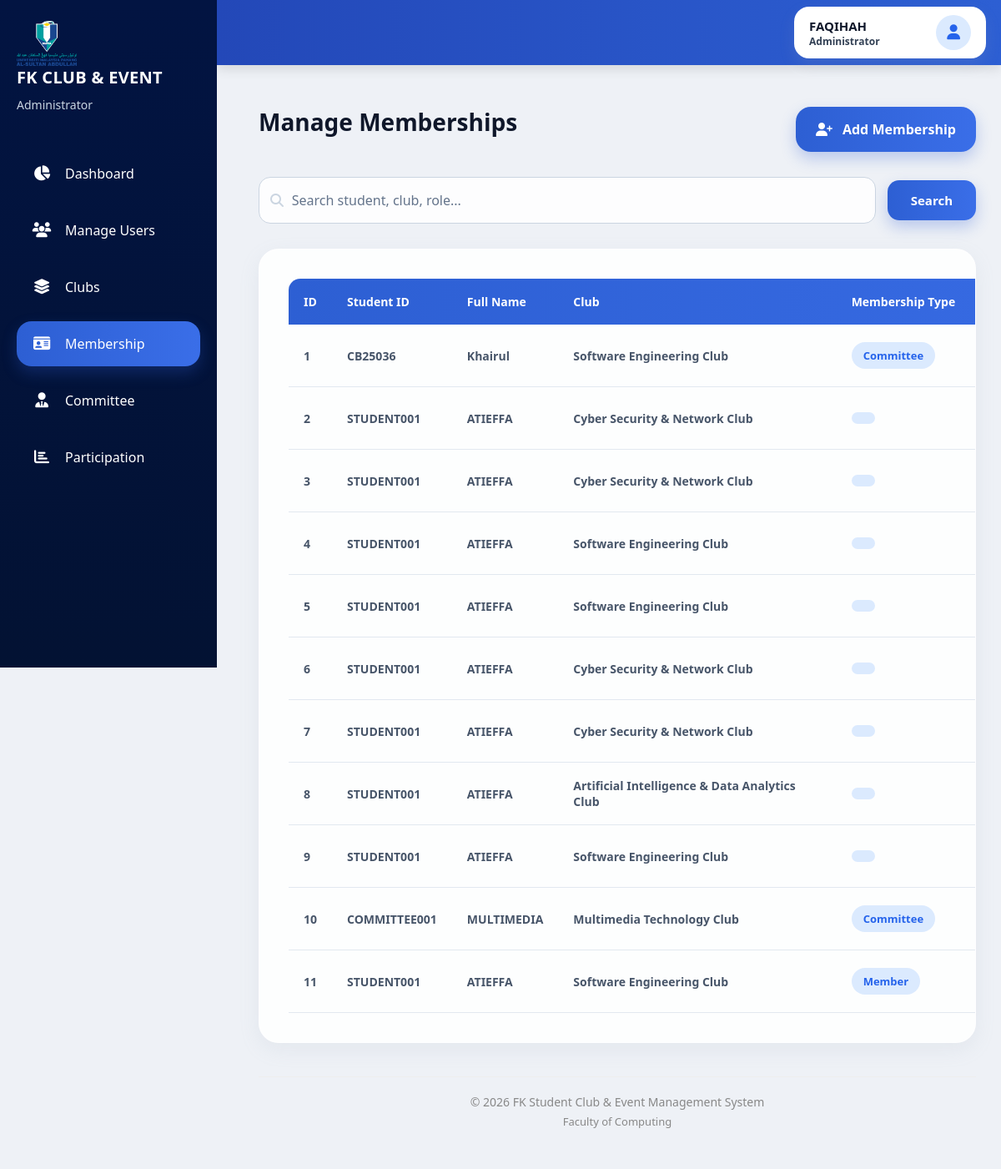
Before: /Project_FK_Club/Admin/manage_memberships.php (signed in) with the older database file.
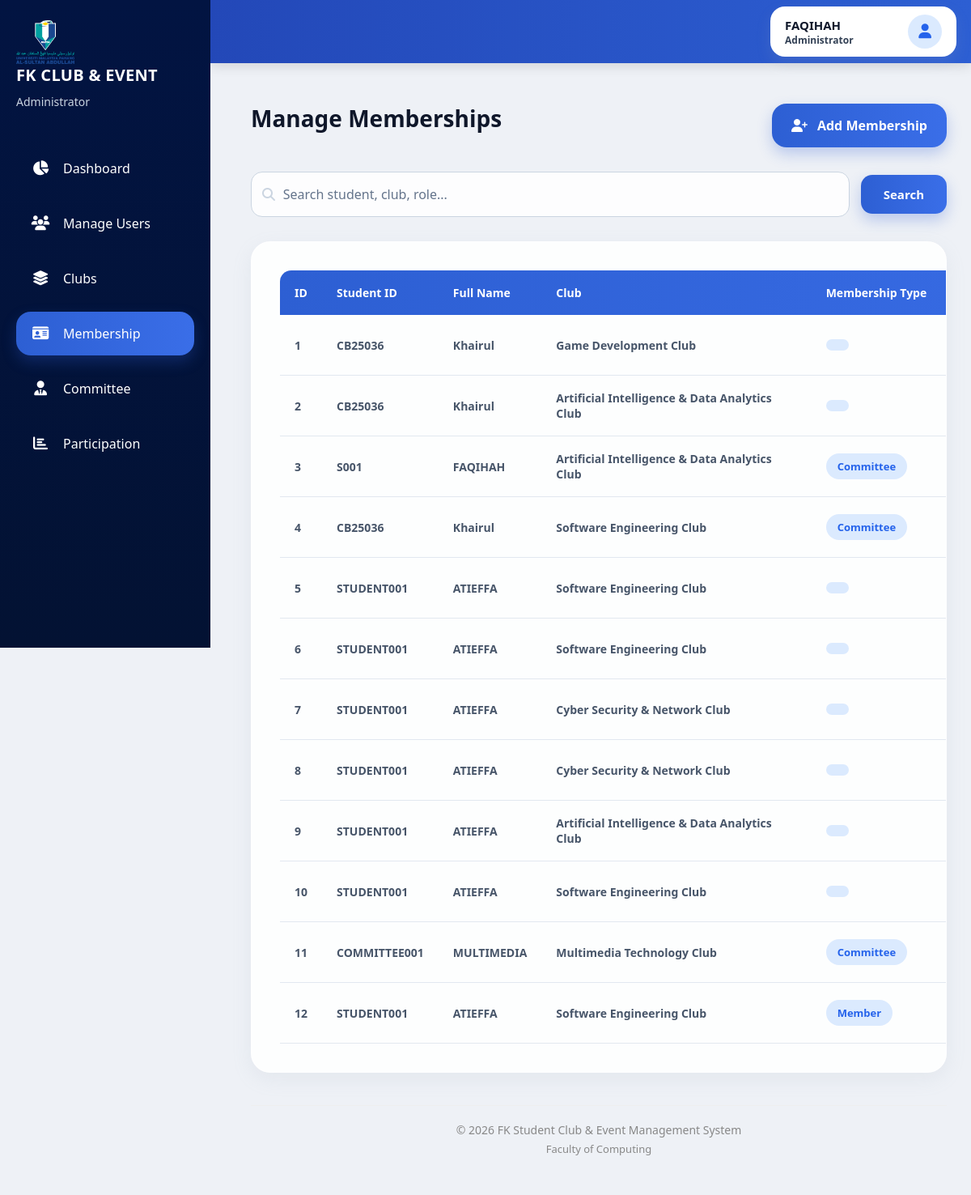
After: the same page with the newer database file.
### tables this page shows
CREATE TABLE `memberships` (
  `membership_id` int(11) NOT NULL,
  `user_id` int(11) NOT NULL,
  `club_id` int(11) NOT NULL,
  `membership_type` enum('member','committee') DEFAULT 'member',
  `committee_role` varchar(50) DEFAULT NULL,
  `joined_date` timestamp NOT NULL DEFAULT current_timestamp(),
  `membership_status` varchar(50) DEFAULT 'Active'
);

CREATE TABLE `users` (
  `user_id` int(11) NOT NULL,
  `student_id` varchar(20) DEFAULT NULL,
  `full_name` varchar(100) NOT NULL,
  `email` varchar(100) NOT NULL,
  `phone` varchar(20) DEFAULT NULL,
  `password` varchar(255) NOT NULL,
  `role` enum('admin','student','committee') NOT NULL,
  `profile_image` varchar(255) DEFAULT 'default.png',
  `reset_token` varchar(255) DEFAULT NULL,
  `created_at` timestamp NOT NULL DEFAULT current_timestamp(),
  `bio` text DEFAULT NULL
);

CREATE TABLE `clubs` (
  `club_id` int(11) NOT NULL,
  `club_name` varchar(100) NOT NULL,
  `description` text DEFAULT NULL,
  `advisor_name` varchar(100) DEFAULT NULL,
  `status` enum('Active','Inactive') DEFAULT 'Active',
  `created_at` timestamp NOT NULL DEFAULT current_timestamp()
);

### Project_FK_Club/Admin/manage_memberships.php (the view, shortened to what this page needs)
<?php
include '../db_connect.php';
$search = "";
$whereClause = "";
$query = "
    SELECT memberships.*,
           users.full_name,
           users.student_id,
           users.email,
           clubs.club_name
    FROM memberships
    JOIN users ON memberships.user_id = users.user_id
    JOIN clubs ON memberships.club_id = clubs.club_id
    $whereClause
    ORDER BY memberships.joined_date DESC
";
$result = mysqli_query($conn, $query);
?>
<?php include '../Includes/header_admin.php'; ?>
<?php include '../Includes/sidebar_admin.php'; ?>
<div class="main-content">
    <div class="page-header">
        <h1>Manage Memberships</h1>
        <a href="add_membership.php" class="add-btn">
            <i class="fa-solid fa-user-plus"></i>
            Add Membership
        </a>
    </div>
    <form method="GET" class="search-form">
        <input type="text"
               name="search"
               placeholder="     Search student, club, role..."
               value="<?php echo htmlspecialchars($search); ?>">
        <button type="submit">
            <i class="fa-solid fa-magnifying-glass"></i>
            Search
        </button>
    </form>
<div class="table-container">
    <table>
        <thead>
            <tr>
                <th>ID</th>
                <th>Student ID</th>
                <th>Full Name</th>
                <th>Club</th>
                <th>Membership Type</th>
                <th>Committee Role</th>
            </tr>
        </thead>
        <tbody>
        <?php if ($result && mysqli_num_rows($result) > 0): ?>
            <?php
            $counter = 1;
            while ($row = mysqli_fetch_assoc($result)):
            ?>
                <tr>
                    <td><?php echo $counter++; ?></td>
                    <td><?php echo htmlspecialchars($row['student_id']); ?></td>
                    <td><?php echo htmlspecialchars($row['full_name']); ?></td>
                    <td><?php echo htmlspecialchars($row['club_name']); ?></td>
                    <td>
                        <span class="membership-badge">
                            <?php echo ucfirst($row['membership_type']); ?>
                        </span>
                    </td>
                    <td>
                    </td>
                </tr>
            <?php endwhile; ?>
        <?php endif; ?>
        </tbody>
    </table>
</div>
<?php include '../Includes/footer.php'; ?>

### Project_FK_Club/Includes/header_admin.php (shortened to what this page needs)
<?php
$user_name = isset($_SESSION['full_name'])
    ? htmlspecialchars($_SESSION['full_name'])
    : 'Admin';
$user_role = 'Administrator';
?>
<!DOCTYPE html>
<html lang="en">
<head>
    <link rel="stylesheet"
    href="../CSS/admin.css">
    <link rel="stylesheet"
    href="../CSS/manage_users.css">
    <link rel="stylesheet"
    href="../CSS/add_user.css">
    <link rel="stylesheet"
    href="../CSS/manage_memberships.css">
    <link rel="stylesheet"
    href="../CSS/add_membership.css">
    <link rel="stylesheet"
    href="../CSS/edit_membership.css">
    <link rel="stylesheet"
    href="../CSS/profile_admin.css">
    <link rel="stylesheet"
    href="../CSS/event_reports.css">
    <link rel="stylesheet"
    href="../CSS/manage_clubs.css">
    <link rel="stylesheet"
    href="../CSS/manage_comm.css">
    <link rel="stylesheet"
    href="../CSS/participant_points.css">
    <link rel="stylesheet"
    href="../CSS/attendance_dashboard.css">
    <link rel="stylesheet"
    href="../CSS/add_comm.css">
    <link rel="stylesheet" href="../CSS/manage_event_attendance.css">
    <link rel="stylesheet"
    href="https://cdnjs.cloudflare.com/ajax/libs/font-awesome/6.5.2/css/all.min.css">
    <link rel="stylesheet"
    href="https://cdnjs.cloudflare.com/ajax/libs/font-awesome/6.5.1/css/all.min.css">
</head>
<div class="topbar">
    <div class="profile-menu">
        <button type="button"
        class="profile-btn"
        id="profileButton">
            <div class="profile-info">
                <span class="profile-name">
                    <?php echo $user_name; ?>
                </span>
                <span class="profile-role">
                    <?php echo $user_role; ?>
                </span>
            </div>
            <div class="profile-icon">
                <i class="fa-solid fa-user"></i>
            </div>
        </button>
    </div>
</div>

### Project_FK_Club/Includes/sidebar_admin.php
<?php
$current_page = basename($_SERVER['PHP_SELF']);
?>
<div class="sidebar">
    <div class="sidebar-logo">
                <img src="../uploads/logo_umpsa.png" alt="Club Logo" style="width: 72px; height: auto; object-fit: contain; align-self: center;">
        <h2>
            FK CLUB & EVENT
        </h2>
        <span>
            Administrator
        </span>
    </div>
    <div class="sidebar-menu">
        <a href="dashboard_admin.php"
        class="<?php echo ($current_page === 'dashboard_admin.php') ? 'active' : ''; ?>">
            <i class="fa-solid fa-chart-pie"></i>
            Dashboard
        </a>
        <a href="manage_users.php" class="<?php echo ($current_page === 'manage_users.php') ? 'active' : ''; ?>">
            <i class="fa-solid fa-users"></i>
            Manage Users
        </a>
        <a href="manage_clubs.php" class="<?php echo ($current_page === 'manage_clubs.php') ? 'active' : ''; ?>">
            <i class="fa-solid fa-layer-group"></i>
            Clubs
        </a>
        <a href="manage_memberships.php" class="<?php echo ($current_page === 'manage_memberships.php') ? 'active' : ''; ?>">
            <i class="fa-solid fa-id-card"></i>
            Membership
        </a>
        <a href="manage_committee.php" class="<?php echo ($current_page === 'manage_committee.php') ? 'active' : ''; ?>">
            <i class="fa-solid fa-user-tie"></i>
            Committee
        </a>
        <a href="participation_dashboard.php" class="<?php echo ($current_page === 'participation_dashboard.php') ? 'active' : ''; ?>">
            <i class="fa-solid fa-chart-bar"></i>
            Participation
        </a>
    </div>
</div>

### Project_FK_Club/Includes/footer.php (shortened to what this page needs)
<footer class="footer">
    <p>
        © 2026 FK Student Club & Event Management System
    </p>
    <span>
        Faculty of Computing
    </span>
</footer>
</body>
</html>

### Project_FK_Club/CSS/admin.css (style rules this page uses)
* { margin: 0; padding: 0; box-sizing: border-box; font-family: 'Segoe UI', Arial, sans-serif !important; }
html, body { background: linear-gradient(135deg, #f1f5f9 0%, #e2e8f0 100%); color: #1e293b; overflow-x: hidden; min-height: 100vh; position: relative; }
.sidebar { position: fixed; top: 0; left: 0; width: 260px; height: 100vh; background: linear-gradient(180deg, #021442 0%, #1f479c 100%); padding: 25px 20px; display: flex; flex-direction: column; z-index: 1000; overflow-y: auto; }
.sidebar-logo { margin-bottom: 45px; }
.sidebar-logo h2 { color: white; font-size: 20px; font-weight: 800; line-height: 1.4; letter-spacing: 0.3px; }
.sidebar-logo span { display: block; color: #cbd5e1; font-size: 14px; margin-top: 8px; font-weight: 400; line-height: 1.5; }
.sidebar-menu { flex: 1; }
.sidebar a { display: flex; align-items: center; gap: 16px; padding: 16px 18px; margin-bottom: 14px; text-decoration: none; color: white; font-size: 16px; font-weight: 500; border-radius: 18px; transition: all 0.3s ease; }
.sidebar a.active { background: linear-gradient(90deg, #2d5fd3, #3a6ee8); box-shadow: 0 8px 18px rgba(45,95,211,0.28); }
.sidebar a i, .logout-link i, .profile-icon i, .dropdown-content i { font-family: "Font Awesome 6 Free" !important; font-weight: 900 !important; font-style: normal !important; display: inline-flex !important; align-items: center; justify-content: center; visibility: visible !important; opacity: 1 !important; line-height: 1 !important; }
.sidebar a i, .logout-link i { width: 24px; min-width: 24px; font-size: 18px; text-align: center; }
.topbar { position: fixed; top: 0; left: 260px; width: calc(100% - 260px); height: 78px; background: linear-gradient(90deg, #2348b8 0%, #2d5fd3 100%); display: flex; align-items: center; justify-content: flex-end; padding: 0 18px; color: white; z-index: 999; box-shadow: 0 4px 14px rgba(0,0,0,0.12); }
.profile-menu { position: relative; display: flex; justify-content: flex-end; align-items: center; }
.profile-btn { background: white; color: #0f172a; padding: 10px 18px; border: none; border-radius: 18px; cursor: pointer; display: flex; align-items: center; justify-content: space-between; gap: 14px; width: 230px; box-shadow: 0 8px 18px rgba(148,163,184,0.16); transition: all 0.3s ease; }
.profile-info { display: flex; flex-direction: column; align-items: flex-start; }
.profile-name { font-size: 15px; font-weight: 800; color: #0f172a; }
.profile-role { font-size: 12px; font-weight: 600; color: #334155; }
.profile-icon { width: 42px; height: 42px; background: #dbeafe; border-radius: 50%; display: flex; align-items: center; justify-content: center; }
.profile-icon i { color: #2563eb; font-size: 18px; }
.main-content { margin-left: 260px; margin-top: 88px; padding: 28px 40px 40px; min-height: 100vh; }
.main-content h1 { font-size: 34px; color: #0f172a; margin-bottom: 25px; font-weight: 900; }

### Project_FK_Club/CSS/add_user.css (style rules this page uses)
* { margin: 0; padding: 0; box-sizing: border-box; font-family: 'Segoe UI', Arial, sans-serif; }
html, body { background: linear-gradient(135deg, #f1f5f9, #e2e8f0); min-height: 100vh; }
.sidebar { position: fixed; top: 0; left: 0; width: 260px; height: 100vh; background: #021442; }
.topbar { position: fixed; top: 0; left: 260px; width: calc(100% - 260px); height: 78px; background: #2d5fd3; display: flex; justify-content: flex-end; align-items: center; padding: 0 18px; z-index: 999; }
.main-content { margin-left: 260px; margin-top: 88px; padding: 28px 40px; }
.profile-menu { position: relative; }
.profile-btn { display: flex; align-items: center; gap: 12px; background: white; border: none; padding: 10px 16px; border-radius: 16px; cursor: pointer; }

### Project_FK_Club/CSS/edit_membership.css (style rules this page uses)
* { margin: 0; padding: 0; box-sizing: border-box; font-family: 'Segoe UI', Arial, sans-serif !important; }
html, body { background: linear-gradient(135deg, #f1f5f9 0%, #e2e8f0 100%); color: #1e293b; overflow-x: hidden; min-height: 100vh; position: relative; }
.main-content { margin-left: 260px; margin-top: 88px; padding: 28px 40px 40px; min-height: 100vh; width: calc(100% - 260px); }
.main-content h1 { font-size: 34px; color: #0f172a; font-weight: 900; line-height: 1.3; margin-bottom: 35px; }
form { display: grid; grid-template-columns: repeat(2, 1fr); gap: 28px; width: 100%; }

### Project_FK_Club/CSS/event_reports.css (style rules this page uses)
.page-header { margin-bottom: 30px; }
.page-header h1 { font-size: 32px; font-weight: 900; color: #0f172a; margin-bottom: 8px; }
@media (max-width: 1200px) { .page-header h1 { font-size: 28px; } }

Changed rows visible on the page:
removed memberships: user.student_id "STUDENT001", user.full_name "ATIEFFA", club.club_name "Cyber Security & Network Club"
removed memberships: user.student_id "STUDENT001", user.full_name "ATIEFFA", club.club_name "Cyber Security & Network Club"
added memberships: user.student_id "CB25036", user.full_name "Khairul", club.club_name "Game Development Club"
added memberships: user.student_id "CB25036", user.full_name "Khairul", club.club_name "Artificial Intelligence & Data Analytics Club"
added memberships: user.student_id "S001", user.full_name "FAQIHAH", club.club_name "Artificial Intelligence & Data Analytics Club", membership_type "Committee"
